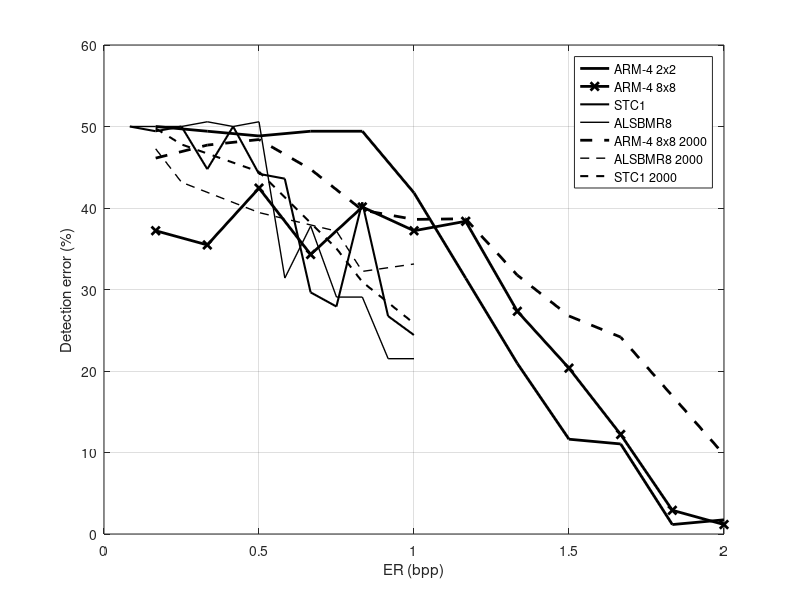

This figure's MATLAB source:
figure;
STC1err=[50,49.42,50,44.77,50,44.19,43.6,29.65,27.91,40.7,26.74,24.42];% Hhat=[253 199 251 167]
STC1PL=[0.0833, 0.1666,0.2499, 0.3332, 0.4165, 0.4998,0.5831, 0.6664, 0.7497, 0.833, 0.9163, 0.9996];
% MLSBerr=[50, 50, 50.58, 46.51, 48.26, 45.35, 35.47, 40.7, 43.02, 38.95, 37.79, 35.47];
% LSB1err=[50.00, 45.35, 46.51, 41.28, 41.86, 38.37, 47.09, 32.56, 38.14];
% LSB1PL=[0.0833, 0.1666,0.2499, 0.3332, 0.4165, 0.4998, 0.6664, 0.833,  0.9996];
%STC2err=[49.42, 44.19, 49.42, 43.6, 43.6, 41.86, 44.19, 29.65, 31.98,26.16, 31.4, 22.09];% Hhat=[141 179 203 255]
% RM4OPAPerr=[50, 39.37, 35.47,28.49,23.26,21.51,28.49,31.4,27.91,22.67,20.93,17.44,16.86,14.63,3.49,5.81,3.49,4.65];
% RM4OPAPPL=[0.0833,0.1666,0.2499,0.3332,0.4165,0.4998,0.5831,0.6664,0.7497,0.833,0.9163,0.9996,1.1662,1.3328,1.4994,1.666,1.8326,1.9992];
%  RM8OPAPerr=[37.21, 33.72,23.26, 27.91,10.47,6.98,1.74,0.58,0,0];
% RM8OPAPPL=[0.25, 0.375,0.5, 0.75,1.125,1.5,1.875,2.25,2.625,3];
% Khod1err=[50.00,41.28,34.30,13.95,1.16];%[[0 15 3 0]; [16 31 4 0]; [32 255 5 0]]; T=192, K=3
% KhodPL=[1/12, 4/12, 8/12, 1, 1.5];
% KhodPL3=[1/12, 4/12, 8/12, 1, 1.5, 2];
% Khod2err=[50.00,41.28,22.67, 9.30, 3.49];%[[0 15 3 0]; [16 31 4 0]; [32 255 5 0]]; T=160, K=3
% Khod3err=[50.58,41.28,27.33,19.77,10.47, 1.16];%[[0 15 2 0]; [16 255 3 0]], T=192, K=2
 Khod4err=[22.09,16.28,7.56,10.47,7.56,5.23,8.14,1.74];% [[0 15 2 0]; [16 255 3 0]] T=0, K=2=AMLSB
 KhodPL1=[1/12, 2/12, 3/12, 4/12, 5/12, 0.5, 2/3, 5/6];
InvLSB4_2x2=[50.00,49.42,48.84,49.42,49.42,41.86,31.40,20.93,11.63,11.05,1.16,1.74];
PLInvLSB4_2x2=[1*2/12,2*2/12,3*2/12,4*2/12,5*2/12,6*2/12,7*2/12,8*2/12,9*2/12,10*2/12,11*2/12,12*2/12];
InvLSB4_8x8=[37.21,35.47,42.44,34.30,40.12,37.21,38.37,27.33,20.35,12.21,2.91,1.16];
PLInvLSB4_8x8=PLInvLSB4_2x2;
InvLSB8_2x2=[50.00,47.09,40.12, 36.63,30.81,7.56];
PLInvLSB8_2x2=[1*3/12,2*3/12,3*3/12,4*3/12,5*3/12,6*3/12];
InvLSB16_8x8=[38.95,32.56,38.95,27.91, 9.88];
PLInvLSB16_8x8=[1*4/12,2*4/12,3*4/12,4*4/12. 5*4/12];
%plot(PLInvLSB4_2x2,InvLSB4_2x2,'-o',PLInvLSB4_8x8,InvLSB4_8x8,'-o',PLInvLSB8_2x2,InvLSB8_2x2,'-o',...
%     PLInvLSB16_8x8,InvLSB16_8x8, '-o'); 15.10.2025
plot(PLInvLSB4_2x2,InvLSB4_2x2,'k-','LineWidth',2);
hold on;
plot(PLInvLSB4_8x8,InvLSB4_8x8,'k-x','LineWidth',2);%,PLInvLSB8_2x2,InvLSB8_2x2,'-o',...
%     PLInvLSB16_8x8,InvLSB16_8x8, '-o');15.10.2025
 ALSBMR4=[50.00, 50.00,50.00,50.00,50.00,43.60,37.79,29.65,32.56,25.00,26.16,17.44];%blocks 4x4
 ALSBMR8=[50.00,50.00,50.00,50.58,50.00,50.58,31.40,37.79,29.07,29.07,21.51,21.51];%blocks 8x8
ALSBMR12=[50.00,49.42,50.00,49.42,50.00,44.77,33.72,30.81,30.81,30.23,25.00,20.93];%blocks 12x12
PLALSBMR=[1*1/12,2*1/12,3*1/12,4*1/12,5*1/12,6*1/12,7*1/12,8*1/12,9*1/12,10*1/12,11*1/12,12*1/12];%payload for ALSBMR

PLInvLSB_4_88=[2*1/12,4*1/12,6*1/12,8*1/12,10*1/12,12*1/12,14*1/12,16*1/12,18*1/12,20*1/12,24*1/12 ];%payload for AAdaptive LSB4 8x8
InvLSB_4_88=[46.12, 47.72, 48.40,44.75,39.74,38.60,38.68,31.76, 26.75,24.16,9.73];%blocks 8x8
PLALSBMR_8=[2*1/12,3*1/12,6*1/12,9*1/12,10*1/12, 12*1/12];
,ALSBMR_8=[47.26, 43.16, 39.44, 37.16, 32.22, 33.13];
STC=[49.77, 47.80, 44.45, 35.03, 30.93, 25.84];


 hold on;
% RM8OOPAPerr=[34.88, 25.58, 29.65, 10.47, 8.72, 1.16, 0, 0];
% RM8OOPAPPL=[0.25, 0.5, 0.75, 1, 1.5, 2, 2.5, 3];
%  RM4OOPAPerr=[34.88, 25.58, 19.19, 15.70, 4.07, 2.91];
%  RM4OOPAPPL=[0.25, 0.75, 1,1.17, 1.5, 2];
% plot(STC1PL,STC1err,'-o',STC1PL,STC2err,'-o',STC1PL,MLSBerr,'-^',...
%     LSB1PL,LSB1err,'-^',RM4OPAPPL, RM4OPAPerr,'-V',RM4OOPAPPL, RM4OOPAPerr, '-V',...
%     RM8OPAPPL, RM8OPAPerr,'-x', RM8OOPAPPL, RM8OOPAPerr, '-x');
plot(STC1PL,STC1err,'k-','LineWidth',1.5),%STC1PL,MLSBerr,'-V',LSB1PL,LSB1err, '-V');
%hold on;
% plot(KhodPL, Khod1err, '-^', KhodPL, Khod2err, '-^',KhodPL3, Khod3err, '-^');
%plot(KhodPL1, Khod4err, '-<');%,KhodPL, Khod1err, '-<');15.10.2025
% plot(RM8OPAPPL, RM8OPAPerr,'-o');
%plot(RM4OOPAPPL, RM4OOPAPerr, '-x');
%plot(LSB1PL,LSB1err,'-^')
MBP4_2x2=[36.05,27.33,20.93,23.84,20.93];
PLMBP4_2x2=[0.1666,0.3247,0.4281,0.4749,0.4834];
MBP4_4x4=[47.67,44.77,45.35,40.70];
PLMBP4_4x4=[0.1569,0.2313,0.2460,0.2467];
MBP4_8x8=[46.51, 47.67];
PLMBP4_8x8=[0.1018, 0.1036];
grid on;
% plot(PLInvLSB4_2x2,InvLSB4_2x2,'-o',PLInvLSB4_8x8,InvLSB4_2x2,'-o',PLInvLSB8_2x2,InvLSB8_2x2,'-^',...
%      PLInvLSB16_8x8,InvLSB16_8x8);
%plot(PLALSBMR,ALSBMR4,'-x',PLALSBMR,ALSBMR8,'-x',PLALSBMR,ALSBMR12,'-x');15.10.2025
plot(PLALSBMR,ALSBMR8,'k-','LineWidth',1); %15.10.2025
%plot(PLMBP4_2x2,MBP4_2x2, '-*', PLMBP4_4x4,MBP4_4x4, '-*',PLMBP4_8x8,MBP4_8x8, '-*');15.10.2025
plot(PLInvLSB_4_88, InvLSB_4_88, 'k--','LineWidth',2);
plot(PLALSBMR_8, ALSBMR_8, 'k--', 'LineWidth',1);
plot(PLALSBMR_8, STC, 'k--','LineWidth',1.5);
%legend('Adapt-4 2x2','Adapt-4 8x8', 'Adapt-8 2x2','Adapt-16 8x8','STC1', 'AMLSB', 'ALSBMR4','ALSBMR8','ALSBMR12', ...
 %   'MBP4 2x2', 'MBP4 4x4', 'MBP4 8x8', 'Adapt-4 8x8 2000', 'ALSBMR8 2000');
%legend('ARM-4 2x2','ARM-4 8x8', 'ARM-8 2x2','ARM-16 8x8','STC1', 'AMLSB', 'ALSBMR4','ALSBMR8','ALSBMR12', ...
%    'MBP4 2x2', 'MBP4 4x4', 'MBP4 8x8', 'ARM-4 8x8 2000', 'ALSBMR8 2000', 'STC1 2000');15.10.2025
legend('ARM-4 2x2','ARM-4 8x8', 'STC1','ALSBMR8', ...
     'ARM-4 8x8 2000', 'ALSBMR8 2000', 'STC1 2000');
xlabel('ER (bpp)'); ylabel('Detection error (%)');










